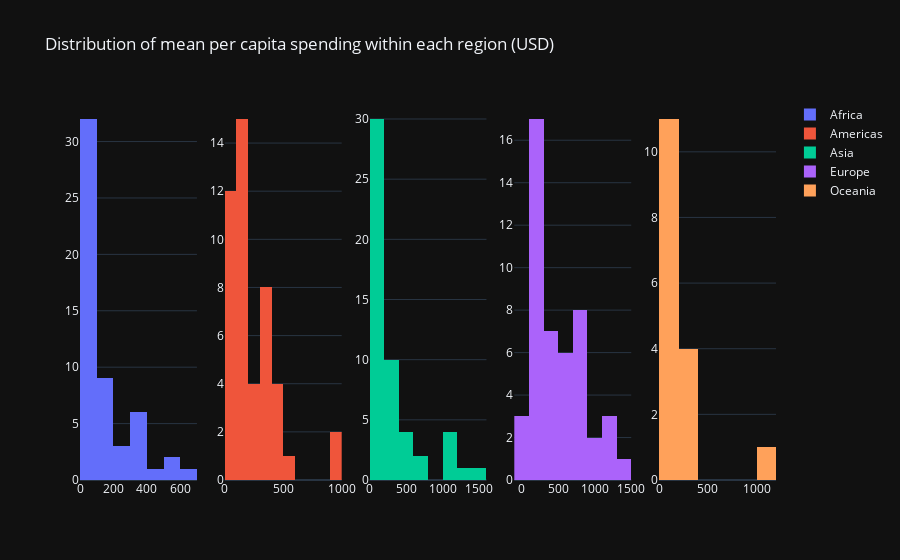

Write notebook code for a chart like this one.
### Code cell
df_after_1980 = defense[defense['year'] >= 1980][['country', 'countryname', 'region', 'subregion', 'value_usd_per_capita']].copy()
df_after_1980 = manage_outliers(df_after_1980, 'value_usd_per_capita')

mean_list = []

for region, region_data in df_after_1980.groupby('region'):
    for country, country_data in region_data.groupby('country'):
        mean_value = country_data['value_usd_per_capita'].mean()
        mean_list.append(
            {
                'country': country,
                'region': region,
                'subregion': country_data['subregion'].unique()[0],
                'mean_per_capita_value': mean_value
            }
        )
        

df = pd.DataFrame(mean_list)

fig = make_subplots(
    rows=1,
    cols=df['region'].nunique()
)

for i, (region, data) in enumerate(df.groupby('region')):
    fig.add_trace(
        go.Histogram(
            x=data['mean_per_capita_value'],
            name=region
        ),
        row=1,
        col=i+1
    )

fig.update_layout(
    title='Distribution of mean per capita spending within each region (USD)'
)

fig.show()

### Figure 1 — Plotly figure (JSON) as saved in the notebook; plotly's stock layout.template omitted (floating-point values rounded to 4 significant figures)
{"data": [{"name": "Africa", "type": "histogram", "x": [557.9, 3.113, 163.6, 17.56, 628.3, 111.5, 20.68, 75.78, 21.52, 34.97, 16.52, 57.19, 369.1, 344.7, 18.14, 204.1, 306.8, 240.0, 52.08, 173.4, 34.21, 88.38, 184.3, 27.41, 6.868, 72.73, 527.8, 91.11, 76.34, 16.31, 76.42, 19.49, 94.76, 29.5, 380.5, 9.738, 196.3, 44.35, 397.6, 449.7, 217.9, 28.87, 125.6, 93.08, 169.3, 111.0, 12.52, 15.18, 93.72, 85.64, 35.47, 314.4, 105.9, 9.16], "xaxis": "x", "yaxis": "y"}, {"name": "Americas", "type": "histogram", "x": [155.1, 310.3, 342.2, 298.3, 139.4, 155.7, 42.11, 458.9, 291.6, 327.5, 73.14, 573.5, 332.5, 306.8, 98.67, 61.7, 139.0, 73.4, 157.6, 135.8, 74.2, 995.4, 10.75, 144.8, 264.3, 33.9, 238.3, 151.6, 968.7, 104.9, 111.3, 166.8, 47.15, 21.91, 107.5, 314.6, 130.3, 434.2, 36.6, 442.9, 302.2, 168.7, 411.5, 46.0, 113.8, 338.5], "xaxis": "x2", "yaxis": "y2"}, {"name": "Asia", "type": "histogram", "x": [65.09, 178.8, 254.0, 22.08, 1154.0, 87.81, 13.71, 411.7, 62.57, 131.5, 62.83, 24.78, 1093.0, 64.41, 120.2, 649.0, 413.4, 296.7, 61.67, 111.1, 193.7, 426.6, 185.8, 184.8, 140.6, 200.1, 203.0, 190.3, 126.9, 107.0, 254.5, 189.7, 18.64, 1462.0, 58.77, 265.1, 7.743, 1277.0, 509.9, 1099.0, 1028.0, 237.2, 89.92, 55.23, 27.24, 293.0, 760.1, 44.87, 242.7, 119.5, 32.24, 343.2], "xaxis": "x3", "yaxis": "y3"}, {"name": "Europe", "type": "histogram", "x": [763.6, 157.3, 386.7, 152.3, 544.5, 146.8, 624.5, 587.0, 275.6, 598.2, 819.8, 299.1, 328.2, 616.5, 0, 817.7, 1217.0, 855.5, 818.5, 576.7, 201.3, 405.1, 254.6, 848.9, 122.6, 499.4, 1099.0, 29.57, 1126.0, 229.7, 424.0, 204.4, 1290.0, 43.95, 162.6, 138.3, 145.2, 723.4, 1419.0, 257.0, 359.0, 256.5, 278.2, 1054.0, 315.1, 202.7, 887.7], "xaxis": "x4", "yaxis": "y4"}, {"name": "Oceania", "type": "histogram", "x": [1042.0, 96.1, 49.4, 24.31, 50.65, 382.2, 204.5, 359.6, 240.3, 50.49, 180.5, 65.98, 73.72, 44.53, 41.92, 49.13], "xaxis": "x5", "yaxis": "y5"}], "layout": {"title": {"text": "Distribution of mean per capita spending within each region (USD)"}, "xaxis": {"anchor": "y", "domain": [0, 0.168]}, "xaxis2": {"anchor": "y2", "domain": [0.208, 0.376]}, "xaxis3": {"anchor": "y3", "domain": [0.416, 0.584]}, "xaxis4": {"anchor": "y4", "domain": [0.624, 0.792]}, "xaxis5": {"anchor": "y5", "domain": [0.832, 1]}, "yaxis": {"anchor": "x", "domain": [0, 1]}, "yaxis2": {"anchor": "x2", "domain": [0, 1]}, "yaxis3": {"anchor": "x3", "domain": [0, 1]}, "yaxis4": {"anchor": "x4", "domain": [0, 1]}, "yaxis5": {"anchor": "x5", "domain": [0, 1]}}}
